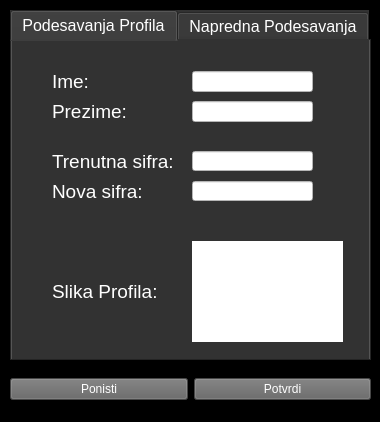
<?xml version="1.0" encoding="UTF-8"?>
<ui version="4.0">
 <class>Podesavanja</class>
 <widget class="QWidget" name="Podesavanja">
  <property name="geometry">
   <rect>
    <x>0</x>
    <y>0</y>
    <width>380</width>
    <height>422</height>
   </rect>
  </property>
  <property name="sizePolicy">
   <sizepolicy hsizetype="Fixed" vsizetype="Fixed">
    <horstretch>0</horstretch>
    <verstretch>0</verstretch>
   </sizepolicy>
  </property>
  <property name="maximumSize">
   <size>
    <width>380</width>
    <height>422</height>
   </size>
  </property>
  <property name="windowTitle">
   <string>Form</string>
  </property>
  <property name="styleSheet">
   <string notr="true">background-color: rgb(0,0,0);
color: rgb(255,255,255);</string>
  </property>
  <widget class="QTabWidget" name="tabWidget">
   <property name="geometry">
    <rect>
     <x>10</x>
     <y>10</y>
     <width>361</width>
     <height>351</height>
    </rect>
   </property>
   <property name="font">
    <font>
     <pointsize>12</pointsize>
    </font>
   </property>
   <property name="styleSheet">
    <string notr="true">background-color: rgb(50,50,50);
color: rgb(255,255,255);
</string>
   </property>
   <property name="currentIndex">
    <number>0</number>
   </property>
   <widget class="QWidget" name="tab">
    <attribute name="title">
     <string>Podesavanja Profila</string>
    </attribute>
    <widget class="QLabel" name="label">
     <property name="geometry">
      <rect>
       <x>40</x>
       <y>30</y>
       <width>51</width>
       <height>21</height>
      </rect>
     </property>
     <property name="font">
      <font>
       <pointsize>14</pointsize>
      </font>
     </property>
     <property name="text">
      <string>Ime: </string>
     </property>
    </widget>
    <widget class="QLabel" name="label_2">
     <property name="geometry">
      <rect>
       <x>40</x>
       <y>60</y>
       <width>81</width>
       <height>21</height>
      </rect>
     </property>
     <property name="font">
      <font>
       <pointsize>14</pointsize>
      </font>
     </property>
     <property name="text">
      <string>Prezime:</string>
     </property>
    </widget>
    <widget class="QLabel" name="label_3">
     <property name="geometry">
      <rect>
       <x>40</x>
       <y>110</y>
       <width>131</width>
       <height>21</height>
      </rect>
     </property>
     <property name="font">
      <font>
       <pointsize>14</pointsize>
      </font>
     </property>
     <property name="text">
      <string>Trenutna sifra:</string>
     </property>
    </widget>
    <widget class="QLabel" name="label_4">
     <property name="geometry">
      <rect>
       <x>40</x>
       <y>140</y>
       <width>131</width>
       <height>21</height>
      </rect>
     </property>
     <property name="font">
      <font>
       <pointsize>14</pointsize>
      </font>
     </property>
     <property name="text">
      <string>Nova sifra:</string>
     </property>
    </widget>
    <widget class="QLabel" name="label_5">
     <property name="geometry">
      <rect>
       <x>40</x>
       <y>240</y>
       <width>121</width>
       <height>21</height>
      </rect>
     </property>
     <property name="font">
      <font>
       <pointsize>14</pointsize>
      </font>
     </property>
     <property name="text">
      <string>Slika Profila:</string>
     </property>
    </widget>
    <widget class="QLineEdit" name="le_ime">
     <property name="geometry">
      <rect>
       <x>180</x>
       <y>30</y>
       <width>121</width>
       <height>21</height>
      </rect>
     </property>
     <property name="styleSheet">
      <string notr="true">background-color:rgb(255,255,255);color:black;</string>
     </property>
    </widget>
    <widget class="QLineEdit" name="le_prezime">
     <property name="geometry">
      <rect>
       <x>180</x>
       <y>60</y>
       <width>121</width>
       <height>21</height>
      </rect>
     </property>
     <property name="styleSheet">
      <string notr="true">background-color:rgb(255,255,255);color:black;</string>
     </property>
    </widget>
    <widget class="QLineEdit" name="le_ssifra">
     <property name="geometry">
      <rect>
       <x>180</x>
       <y>110</y>
       <width>121</width>
       <height>20</height>
      </rect>
     </property>
     <property name="styleSheet">
      <string notr="true">background-color:rgb(255,255,255);color:black;</string>
     </property>
    </widget>
    <widget class="QLineEdit" name="le_nsifra">
     <property name="geometry">
      <rect>
       <x>180</x>
       <y>140</y>
       <width>121</width>
       <height>20</height>
      </rect>
     </property>
     <property name="styleSheet">
      <string notr="true">background-color:rgb(255,255,255);color:black;</string>
     </property>
    </widget>
    <widget class="WidgetProfilePicture" name="wg_profilnaSlika" native="true">
     <property name="geometry">
      <rect>
       <x>180</x>
       <y>200</y>
       <width>151</width>
       <height>101</height>
      </rect>
     </property>
     <property name="styleSheet">
      <string notr="true">background-color: white;</string>
     </property>
    </widget>
   </widget>
   <widget class="QWidget" name="tab_2">
    <attribute name="title">
     <string>Napredna Podesavanja</string>
    </attribute>
   </widget>
  </widget>
  <widget class="QWidget" name="layoutWidget">
   <property name="geometry">
    <rect>
     <x>10</x>
     <y>364</y>
     <width>361</width>
     <height>51</height>
    </rect>
   </property>
   <layout class="QHBoxLayout" name="horizontalLayout">
    <item>
     <widget class="QPushButton" name="pb_ponisti">
      <property name="minimumSize">
       <size>
        <width>0</width>
        <height>0</height>
       </size>
      </property>
      <property name="styleSheet">
       <string notr="true">background-color:rgb(100,100,100);</string>
      </property>
      <property name="text">
       <string>Ponisti</string>
      </property>
     </widget>
    </item>
    <item>
     <widget class="QPushButton" name="pb_potvrdi">
      <property name="minimumSize">
       <size>
        <width>0</width>
        <height>0</height>
       </size>
      </property>
      <property name="styleSheet">
       <string notr="true">background-color:rgb(100,100,100);</string>
      </property>
      <property name="text">
       <string>Potvrdi</string>
      </property>
     </widget>
    </item>
   </layout>
  </widget>
 </widget>
 <customwidgets>
  <customwidget>
   <class>WidgetProfilePicture</class>
   <extends>QWidget</extends>
   <header location="global">widgetprofilepicture.h</header>
   <container>1</container>
  </customwidget>
 </customwidgets>
 <resources/>
 <connections/>
</ui>
